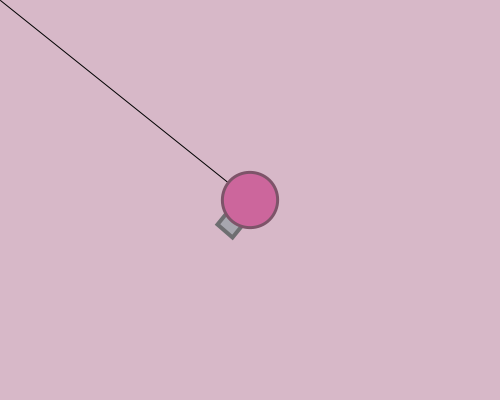
Frame 1 (no input)
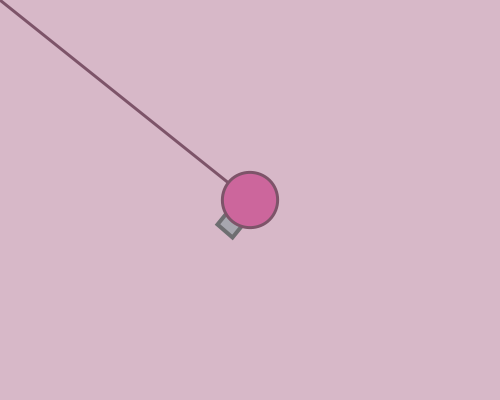
Frame 60 (the mouse pressed at the canvas centre just before this capture)
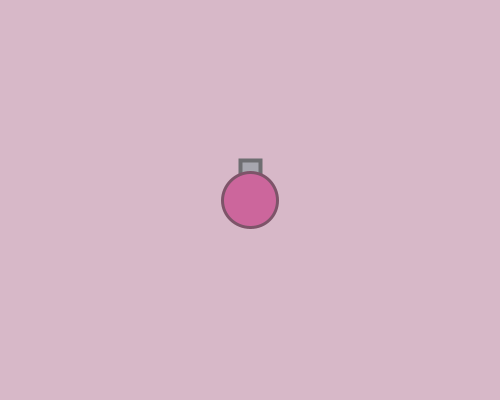
Frame 120 (the mouse held since frame 60 and released just before this capture)

The Processing sketch that drew these frames (run headless with seeded random() and noise(); from frame 60 on, the mouse is pressed at the canvas centre):

// Processing sketch: week07_3
// ── week07_3.pde
//week07-3
void setup(){
  size(500,400);
}
float x = 250, y = 200;
void draw(){
  background(215,184,200);
  float dx = mouseX - x, dy = mouseY - y;
  float a = atan2(dy,dx);
  line(x, y, mouseX, mouseY);
  myTank(x, y, a);
}
  
void myTank(float x, float y, float a){
  translate(x, y);
  rotate(a);
  fill(167, 167, 175);
  stroke(110,110,113);
  strokeWeight(4);
  rect(-10, -40, 20, 20);
  
  fill(204,102,156);
  stroke(125,84,105);
  strokeWeight(3);
  ellipse(0, 0, 55, 55);
}
